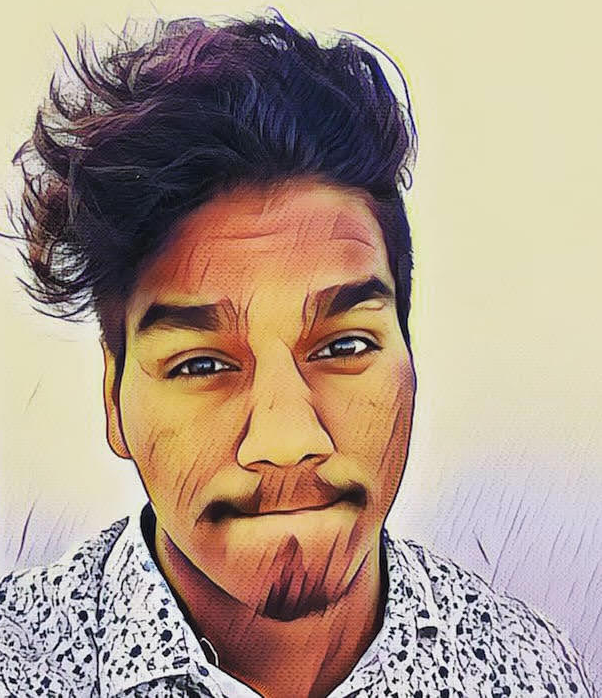
#> input picture Open-CV_Basics/Seamless Cloning /pa1.png, 602 x 698 px
$ python seamless_cloning_normal.py
#> lines starting #> are read from the running program, lines starting #| are printed output that depends on the picture
import cv2
import numpy as np
import matplotlib.pyplot as plt

#Let's add the Source image (the image we will clone into the new image)
src = cv2.imread('pa1.png')
#> src is the input picture: shape (698, 602, 3); mean B, G, R 138.3, 153.7, 173.3

#let's add the Destination image (the image which the source image be cloned into)
dst = cv2.imread('mon.jpg')
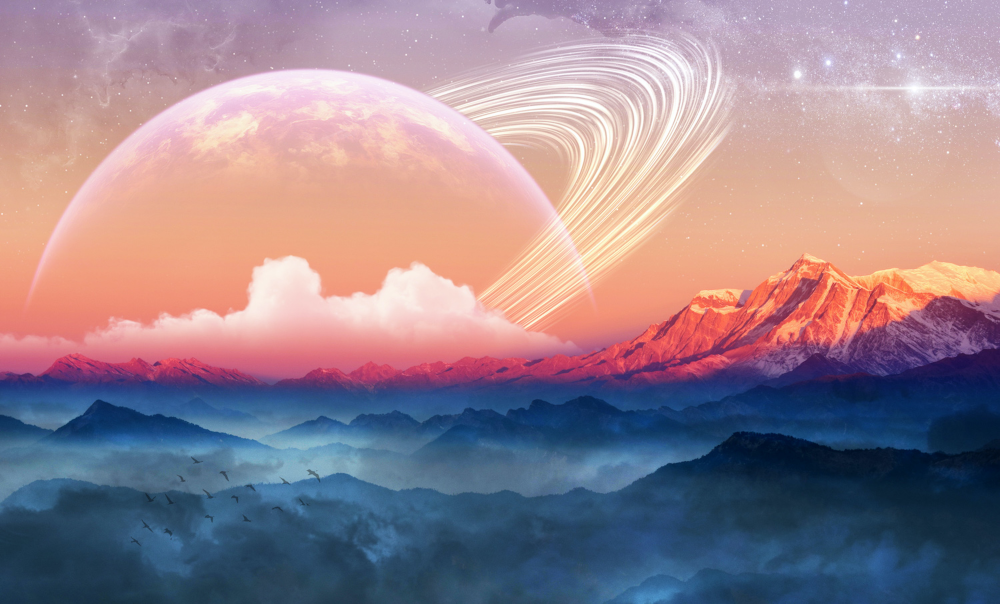
#> input picture Open-CV_Basics/Seamless Cloning /mon.jpg, 3000 x 1812 px (shown at 1/3 size)
#> dst is the input picture: shape (1812, 3000, 3); mean B, G, R 142.7, 131.4, 150.9

# Create a rough mask around the src image
src_mask =255* np.ones(src.shape, src.dtype)
#poly = np.array([ [4,80], [30,54], [151,63], [254,37], [298,90], [272,134], [43,122] ], np.int32)*8
#src_mask = cv2.fillPoly(src_mask, [poly], (255, 255, 255))

width, height, channels = dst.shape
#> width = 1812; height = 3000; channels = 3
# This is where the center of the source image is kept
center = (746 ,720)

#clone seamlessly
output = cv2.seamlessClone(src, dst, src_mask, center, cv2.MIXED_CLONE)
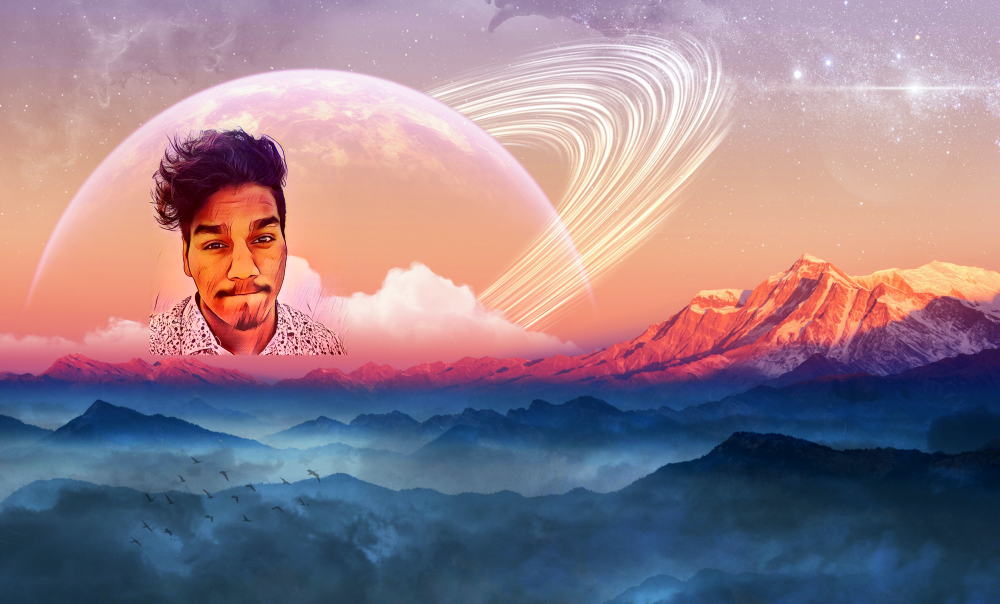
#> output: shape (1812, 3000, 3) (shown at 1/3 size); mean B, G, R 139.1, 127.1, 147.9

cv2.imwrite('out.png',output)

plt.imshow(output[:,:,::-1])
plt.show()
